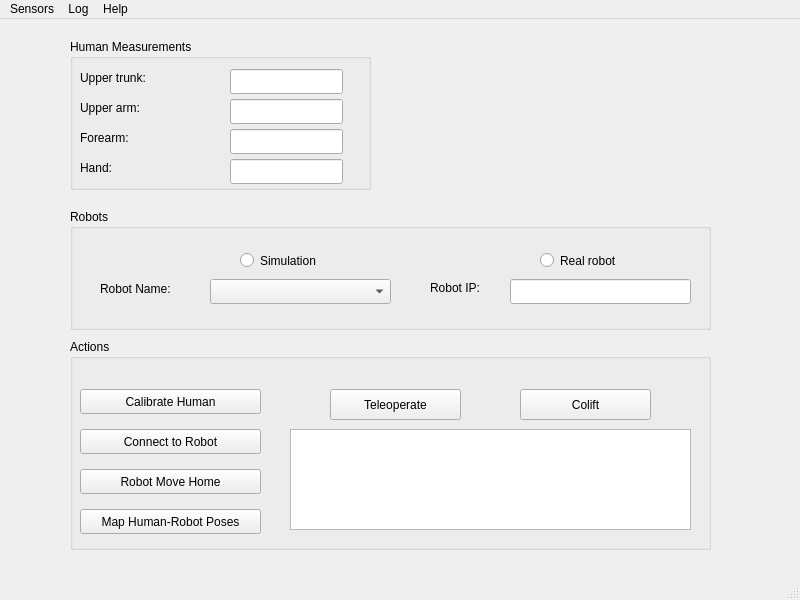
<?xml version="1.0" encoding="UTF-8"?>
<ui version="4.0">
 <class>MainWindow</class>
 <widget class="QMainWindow" name="MainWindow">
  <property name="geometry">
   <rect>
    <x>0</x>
    <y>0</y>
    <width>800</width>
    <height>600</height>
   </rect>
  </property>
  <property name="windowTitle">
   <string>MainWindow</string>
  </property>
  <widget class="QWidget" name="centralwidget">
   <widget class="QGroupBox" name="groupBox_human">
    <property name="geometry">
     <rect>
      <x>70</x>
      <y>20</y>
      <width>301</width>
      <height>151</height>
     </rect>
    </property>
    <property name="title">
     <string>Human Measurements</string>
    </property>
    <widget class="QLabel" name="label_2">
     <property name="geometry">
      <rect>
       <x>10</x>
       <y>30</y>
       <width>111</width>
       <height>17</height>
      </rect>
     </property>
     <property name="text">
      <string>Upper trunk:</string>
     </property>
    </widget>
    <widget class="QLabel" name="label_3">
     <property name="geometry">
      <rect>
       <x>10</x>
       <y>60</y>
       <width>111</width>
       <height>17</height>
      </rect>
     </property>
     <property name="text">
      <string>Upper arm:</string>
     </property>
    </widget>
    <widget class="QLabel" name="label_4">
     <property name="geometry">
      <rect>
       <x>10</x>
       <y>90</y>
       <width>111</width>
       <height>17</height>
      </rect>
     </property>
     <property name="text">
      <string>Forearm:</string>
     </property>
    </widget>
    <widget class="QLabel" name="label_5">
     <property name="geometry">
      <rect>
       <x>10</x>
       <y>120</y>
       <width>111</width>
       <height>17</height>
      </rect>
     </property>
     <property name="text">
      <string>Hand:</string>
     </property>
    </widget>
    <widget class="QLineEdit" name="l_upper_trunk">
     <property name="geometry">
      <rect>
       <x>160</x>
       <y>30</y>
       <width>113</width>
       <height>25</height>
      </rect>
     </property>
    </widget>
    <widget class="QLineEdit" name="l_upper_arm">
     <property name="geometry">
      <rect>
       <x>160</x>
       <y>60</y>
       <width>113</width>
       <height>25</height>
      </rect>
     </property>
    </widget>
    <widget class="QLineEdit" name="l_forearm">
     <property name="geometry">
      <rect>
       <x>160</x>
       <y>90</y>
       <width>113</width>
       <height>25</height>
      </rect>
     </property>
    </widget>
    <widget class="QLineEdit" name="l_hand">
     <property name="geometry">
      <rect>
       <x>160</x>
       <y>120</y>
       <width>113</width>
       <height>25</height>
      </rect>
     </property>
    </widget>
   </widget>
   <widget class="QGroupBox" name="groupBox_robots">
    <property name="geometry">
     <rect>
      <x>70</x>
      <y>190</y>
      <width>641</width>
      <height>121</height>
     </rect>
    </property>
    <property name="title">
     <string>Robots</string>
    </property>
    <widget class="QRadioButton" name="radioButton_simulation">
     <property name="geometry">
      <rect>
       <x>170</x>
       <y>40</y>
       <width>112</width>
       <height>23</height>
      </rect>
     </property>
     <property name="text">
      <string>Simulation</string>
     </property>
    </widget>
    <widget class="QRadioButton" name="radioButton_real_robot">
     <property name="geometry">
      <rect>
       <x>470</x>
       <y>40</y>
       <width>112</width>
       <height>23</height>
      </rect>
     </property>
     <property name="text">
      <string>Real robot</string>
     </property>
    </widget>
    <widget class="QLabel" name="label">
     <property name="geometry">
      <rect>
       <x>360</x>
       <y>70</y>
       <width>67</width>
       <height>17</height>
      </rect>
     </property>
     <property name="text">
      <string>Robot IP:</string>
     </property>
    </widget>
    <widget class="QComboBox" name="comboBox_robot_name">
     <property name="geometry">
      <rect>
       <x>140</x>
       <y>70</y>
       <width>181</width>
       <height>25</height>
      </rect>
     </property>
    </widget>
    <widget class="QLabel" name="label_6">
     <property name="geometry">
      <rect>
       <x>30</x>
       <y>70</y>
       <width>91</width>
       <height>20</height>
      </rect>
     </property>
     <property name="text">
      <string>Robot Name:</string>
     </property>
    </widget>
    <widget class="QLineEdit" name="lineEdit_robot_ip">
     <property name="geometry">
      <rect>
       <x>440</x>
       <y>70</y>
       <width>181</width>
       <height>25</height>
      </rect>
     </property>
    </widget>
   </widget>
   <widget class="QGroupBox" name="groupBox_actions">
    <property name="geometry">
     <rect>
      <x>70</x>
      <y>320</y>
      <width>641</width>
      <height>211</height>
     </rect>
    </property>
    <property name="title">
     <string>Actions</string>
    </property>
    <widget class="QPushButton" name="pushButton_calibrate_human">
     <property name="geometry">
      <rect>
       <x>10</x>
       <y>50</y>
       <width>181</width>
       <height>25</height>
      </rect>
     </property>
     <property name="text">
      <string>Calibrate Human</string>
     </property>
    </widget>
    <widget class="QPushButton" name="pushButton_connect_robot">
     <property name="geometry">
      <rect>
       <x>10</x>
       <y>90</y>
       <width>181</width>
       <height>25</height>
      </rect>
     </property>
     <property name="text">
      <string>Connect to Robot</string>
     </property>
    </widget>
    <widget class="QPushButton" name="pushButton_teleoperate">
     <property name="geometry">
      <rect>
       <x>260</x>
       <y>50</y>
       <width>131</width>
       <height>31</height>
      </rect>
     </property>
     <property name="text">
      <string>Teleoperate</string>
     </property>
    </widget>
    <widget class="QPushButton" name="pushButton_colift">
     <property name="geometry">
      <rect>
       <x>450</x>
       <y>50</y>
       <width>131</width>
       <height>31</height>
      </rect>
     </property>
     <property name="text">
      <string>Colift</string>
     </property>
    </widget>
    <widget class="QTextEdit" name="textEdit_status">
     <property name="geometry">
      <rect>
       <x>220</x>
       <y>90</y>
       <width>401</width>
       <height>101</height>
      </rect>
     </property>
    </widget>
    <widget class="QPushButton" name="pushButton_robot_move_home">
     <property name="geometry">
      <rect>
       <x>10</x>
       <y>130</y>
       <width>181</width>
       <height>25</height>
      </rect>
     </property>
     <property name="text">
      <string>Robot Move Home</string>
     </property>
    </widget>
    <widget class="QPushButton" name="pushButton_map_poses">
     <property name="geometry">
      <rect>
       <x>10</x>
       <y>170</y>
       <width>181</width>
       <height>25</height>
      </rect>
     </property>
     <property name="text">
      <string>Map Human-Robot Poses</string>
     </property>
    </widget>
   </widget>
  </widget>
  <widget class="QMenuBar" name="menubar">
   <property name="geometry">
    <rect>
     <x>0</x>
     <y>0</y>
     <width>800</width>
     <height>22</height>
    </rect>
   </property>
   <widget class="QMenu" name="menuSensors">
    <property name="title">
     <string>Sensors</string>
    </property>
    <addaction name="actionStart_Xsens"/>
    <addaction name="actionCustom_Sensor_Topics"/>
   </widget>
   <widget class="QMenu" name="menuLog">
    <property name="title">
     <string>Log</string>
    </property>
    <addaction name="actionLog_preferences"/>
   </widget>
   <widget class="QMenu" name="menuHelp">
    <property name="title">
     <string>Help</string>
    </property>
    <addaction name="actionSensors_list"/>
    <addaction name="actionRobots_list"/>
    <addaction name="actionIMU_attachment"/>
   </widget>
   <addaction name="menuSensors"/>
   <addaction name="menuLog"/>
   <addaction name="menuHelp"/>
  </widget>
  <widget class="QStatusBar" name="statusbar"/>
  <action name="actionStart_Xsens">
   <property name="text">
    <string>Start Xsens</string>
   </property>
  </action>
  <action name="actionLog_preferences">
   <property name="text">
    <string>Log preferences</string>
   </property>
  </action>
  <action name="actionSensors_list">
   <property name="text">
    <string>Sensors list</string>
   </property>
  </action>
  <action name="actionRobots_list">
   <property name="text">
    <string>Robots list</string>
   </property>
  </action>
  <action name="actionIMU_attachment">
   <property name="text">
    <string>IMU attachment</string>
   </property>
  </action>
  <action name="actionCustom_Sensor_Topics">
   <property name="text">
    <string>Custom Sensor Topics</string>
   </property>
  </action>
 </widget>
 <resources/>
 <connections/>
</ui>
